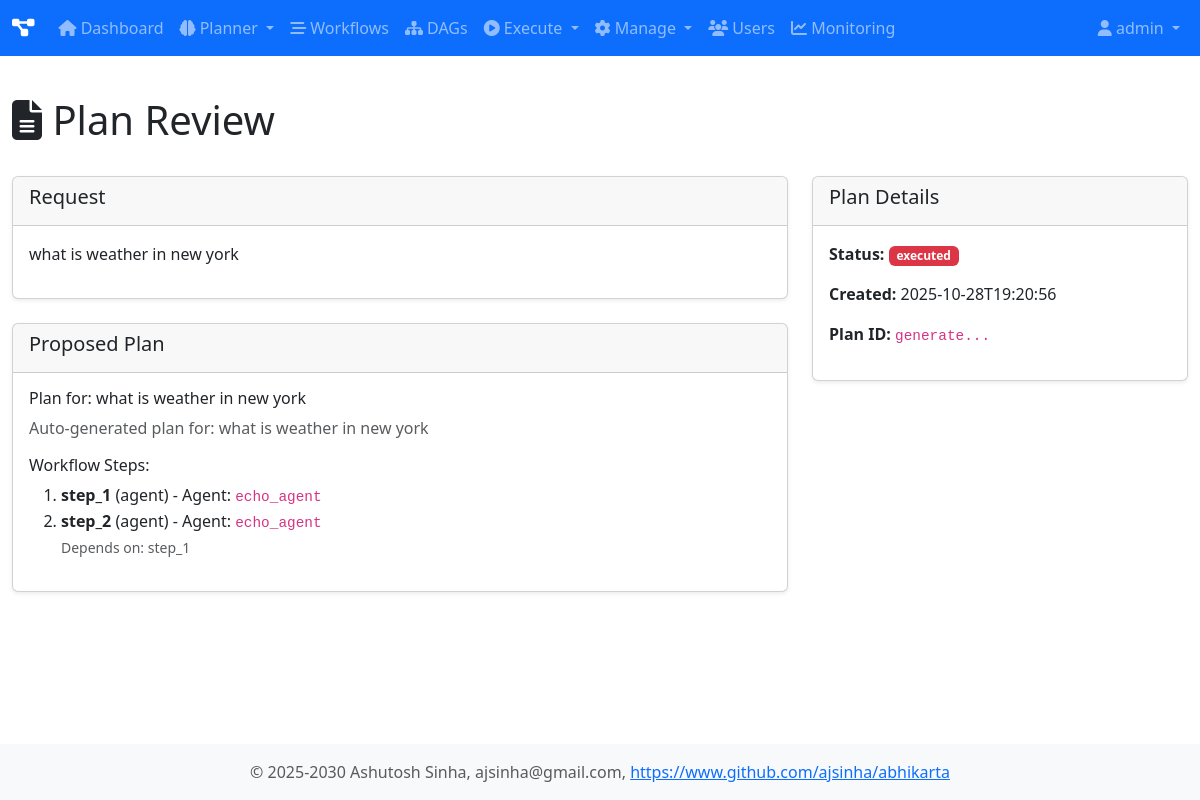
The app's page /plan/generated_plan_00883223 (signed in) with its own data.
### tables this page shows
CREATE TABLE plans (
            plan_id TEXT PRIMARY KEY,
            user_id TEXT NOT NULL,
            request TEXT,
            plan_json TEXT,
            status TEXT DEFAULT 'pending_approval',
            created_at TEXT DEFAULT CURRENT_TIMESTAMP,
            approved_at TEXT,
            rejected_at TEXT,
            rejection_reason TEXT
        );

### web/app1.py (the view)
@app.route('/plan/<plan_id>')
@login_required
def plan_detail(plan_id):
    user = user_registry.get_user(session['user_id'])
    plan_data = planner.get_plan(plan_id)
    if not plan_data:
        flash('Plan not found', 'danger')
        return redirect(url_for('planner_page'))
    if plan_data['user_id'] != user.user_id and not user.is_admin():
        flash('Access denied', 'danger')
        return redirect(url_for('planner_page'))
    return render_template('plan_detail.html', user=user, plan=plan_data)

### core/user_registry.py (called while the page is built)
    def is_admin(self) -> bool:
        return self.role == 'admin'

    def get_user(self, user_id: str) -> Optional[User]:
        return self._users.get(user_id)

### db/database.py (called while the page is built)
    @contextmanager
    def get_connection(self):
        conn = None
        try:
            if self.db_type == 'sqlite':
                conn = sqlite3.connect(self.db_path)
                conn.row_factory = sqlite3.Row
            elif self.db_type == 'postgresql':
                import psycopg2
                import psycopg2.extras
                conn = psycopg2.connect(**self.pg_params)
                conn.cursor_factory = psycopg2.extras.RealDictCursor
            yield conn
            conn.commit()
        except Exception as e:
            if conn:
                conn.rollback()
            raise e
        finally:
            if conn:
                conn.close()

    def fetchone(self, query: str, params: Tuple = ()) -> Optional[Dict[str, Any]]:
        with self.get_connection() as conn:
            cursor = conn.cursor()
            cursor.execute(query, params)
            row = cursor.fetchone()
            return dict(row) if row else None

### web/app1.py (called while the page is built)
def login_required(f):
    @wraps(f)
    def decorated_function(*args, **kwargs):
        if 'user_id' not in session:
            return redirect(url_for('login'))
        return f(*args, **kwargs)
    return decorated_function

### workflows/dag/planner.py (called while the page is built)
    def get_plan(self, plan_id: str) -> Optional[Dict[str, Any]]:
        plan = self.db.fetchone(
            "SELECT * FROM plans WHERE plan_id = ?",
            (plan_id,)
        )
        if plan:
            plan_data = json.loads(plan['plan_json'])
            return {
                'plan_id': plan['plan_id'],
                'user_id': plan['user_id'],
                'request': plan['request'],
                'plan': plan_data,
                'status': plan['status'],
                'created_at': plan['created_at']
            }
        return None

### web/templates/plan_detail.html (shortened to what this page needs)
{% extends "base.html" %}
{% block content %}
<div class="row mb-4">
    <div class="col">
        <h1><i class="fas fa-file-alt"></i> Plan Review</h1>
    </div>
</div>
<div class="row">
    <div class="col-md-8">
        <div class="card">
            <div class="card-header">
                <h5>Request</h5>
            </div>
            <div class="card-body">
                <p>{{ plan.request }}</p>
            </div>
        </div>
        <div class="card mt-3">
            <div class="card-header">
                <h5>Proposed Plan</h5>
            </div>
            <div class="card-body">
                <h6>{{ plan.plan.name }}</h6>
                <p class="text-muted">{{ plan.plan.description }}</p>
                <h6 class="mt-3">Workflow Steps:</h6>
                <ol>
                    {% for node in plan.plan.nodes %}
                    <li>
                        <strong>{{ node.node_id }}</strong> ({{ node.node_type }})
                        {% if node.agent_id %}
                        - Agent: <code>{{ node.agent_id }}</code>
                        {% endif %}
                        {% if node.dependencies %}
                        <br><small class="text-muted">Depends on: {{ node.dependencies | join(', ') }}</small>
                        {% endif %}
                    </li>
                    {% endfor %}
                </ol>
            </div>
        </div>
    </div>
    <div class="col-md-4">
        <div class="card">
            <div class="card-header">
                <h5>Plan Details</h5>
            </div>
            <div class="card-body">
                <p><strong>Status:</strong>
                    <span class="badge bg-{{ 'success' if plan.status == 'approved' else 'warning' if plan.status == 'pending_approval' else 'danger' }}">
                        {{ plan.status }}
                    </span>
                </p>
                <p><strong>Created:</strong> {{ plan.created_at[:19] }}</p>
                <p><strong>Plan ID:</strong> <code>{{ plan.plan_id[:8] }}...</code></p>
            </div>
        </div>
    </div>
</div>
{% endblock %}

### web/templates/base.html (shortened to what this page needs)
<!DOCTYPE html>
<html lang="en">
<head>
    <link href="https://cdn.jsdelivr.net/npm/bootstrap@5.3.0/dist/css/bootstrap.min.css" rel="stylesheet">
    <link rel="stylesheet" href="https://cdnjs.cloudflare.com/ajax/libs/font-awesome/6.4.0/css/all.min.css">
    <link href="{{ url_for('static', filename='css/style.css') }}" rel="stylesheet">
</head>
<body>
    {% if user %}
    <nav class="navbar navbar-expand-lg navbar-dark bg-primary">
        <div class="container-fluid">
            <a class="navbar-brand" href="{{ url_for('dashboard') }}">
                <i class="fas fa-project-diagram"></i> {{ system_name }}
            </a>
            <div class="collapse navbar-collapse" id="navbarNav">
                <ul class="navbar-nav me-auto">
                    <li class="nav-item">
                        <a class="nav-link" href="{{ url_for('dashboard') }}">
                            <i class="fas fa-home"></i> Dashboard
                        </a>
                    </li>
                    <li class="nav-item dropdown">
                        <a class="nav-link dropdown-toggle" href="#" id="plannerDropdown" role="button" data-bs-toggle="dropdown">
                            <i class="fas fa-brain"></i> Planner
                        </a>
                    </li>
                    <li class="nav-item">
                        <a class="nav-link" href="{{ url_for('workflows') }}">
                            <i class="fas fa-stream"></i> Workflows
                        </a>
                    </li>
                    <li class="nav-item">
                        <a class="nav-link" href="{{ url_for('dags') }}">
                            <i class="fas fa-sitemap"></i> DAGs
                        </a>
                    </li>
                    <li class="nav-item dropdown">
                        <a class="nav-link dropdown-toggle" href="#" id="executeDropdown" role="button" data-bs-toggle="dropdown">
                            <i class="fas fa-play-circle"></i> Execute
                        </a>
                    </li>
                    <li class="nav-item dropdown">
                        <a class="nav-link dropdown-toggle" href="#" id="manageDropdown" role="button" data-bs-toggle="dropdown">
                            <i class="fas fa-cog"></i> Manage
                        </a>
                    </li>
                    {% if user.is_admin() %}
                    <li class="nav-item">
                        <a class="nav-link" href="{{ url_for('users') }}">
                            <i class="fas fa-users"></i> Users
                        </a>
                    </li>
                    <li class="nav-item">
                        <a class="nav-link" href="{{ url_for('monitoring_dashboard') }}">
                            <i class="fas fa-chart-line"></i> Monitoring
                        </a>
                    </li>
                    {% endif %}
                </ul>
                <ul class="navbar-nav">
                    <li class="nav-item dropdown">
                        <a class="nav-link dropdown-toggle" href="#" id="userDropdown" role="button" data-bs-toggle="dropdown">
                            <i class="fas fa-user"></i> {{ user.username }}
                        </a>
                    </li>
                </ul>
            </div>
        </div>
    </nav>
    {% endif %}
    <main class="container-fluid py-4">
        {% block content %}{% endblock %}
    </main>
    <footer class="footer mt-auto py-3 bg-light">
        <div class="container text-center">
            <span class="text-muted">© 2025-2030 Ashutosh Sinha, ajsinha@gmail.com,
                <a href="https://www.github.com/ajsinha/abhikarta" target="_blank">https://www.github.com/ajsinha/abhikarta</a>
            </span>
        </div>
    </footer>
</body>
</html>

### web/static/css/style.css (style rules this page uses)
body { min-height: 100vh; display: flex; flex-direction: column; }
main { flex: 1; }
.footer { margin-top: auto; }
.card { margin-bottom: 1.5rem; box-shadow: 0 0.125rem 0.25rem rgba(0,0,0,.075); }
code { font-size: 90%; }
.navbar-brand { font-weight: bold; }

### records on screen
plans: username "admin", request "what is weather in new york", status "executed", created_at "2025-10-28T19:20:56"

### other values on screen
{{ plan.plan.name }} "Plan for: what is weather in new york"
{{ plan.plan.description }} "Auto-generated plan for: what is weather in new york"
{{ node.node_id }} "step_1" "step_2"
{{ node.node_type }} "agent" "agent"
{{ node.agent_id }} "echo_agent" "echo_agent"
{{ node.dependencies | join(', ') }} "step_1"
{{ plan.plan_id[:8] }} "generate"
